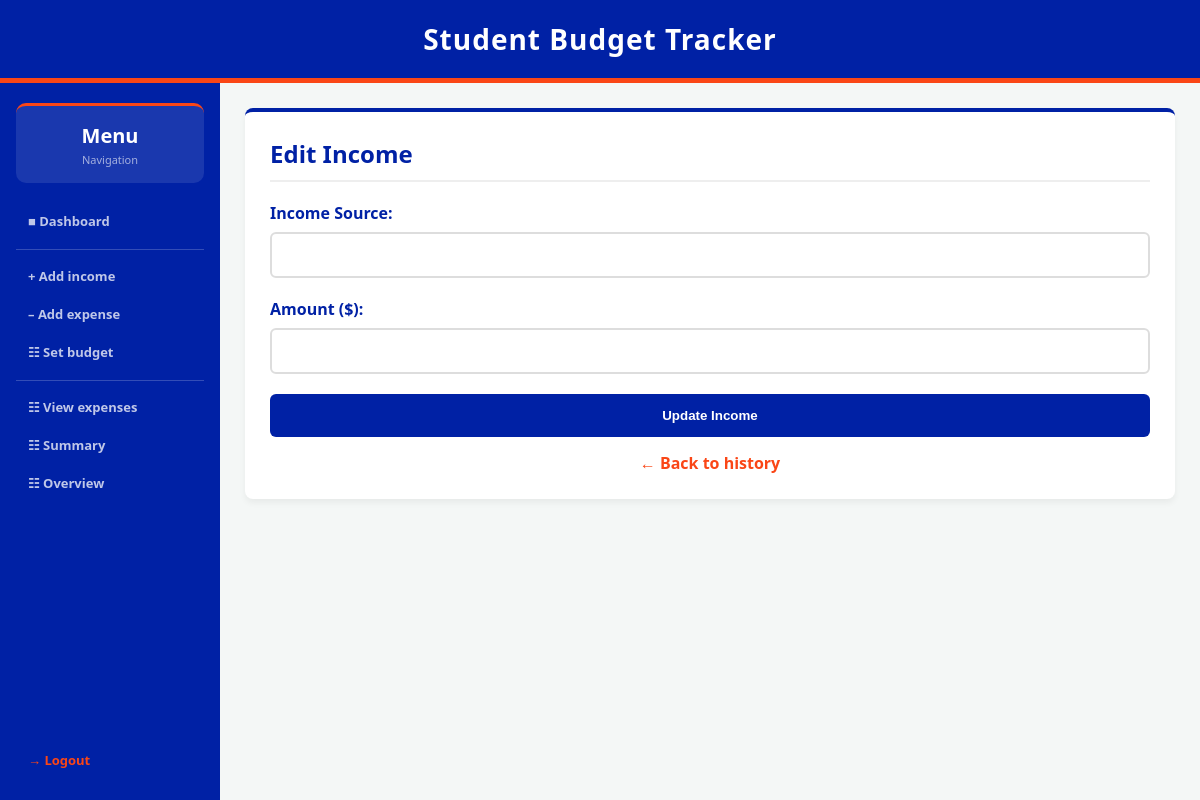
The app's page /edit_income/5 (signed in), older data.
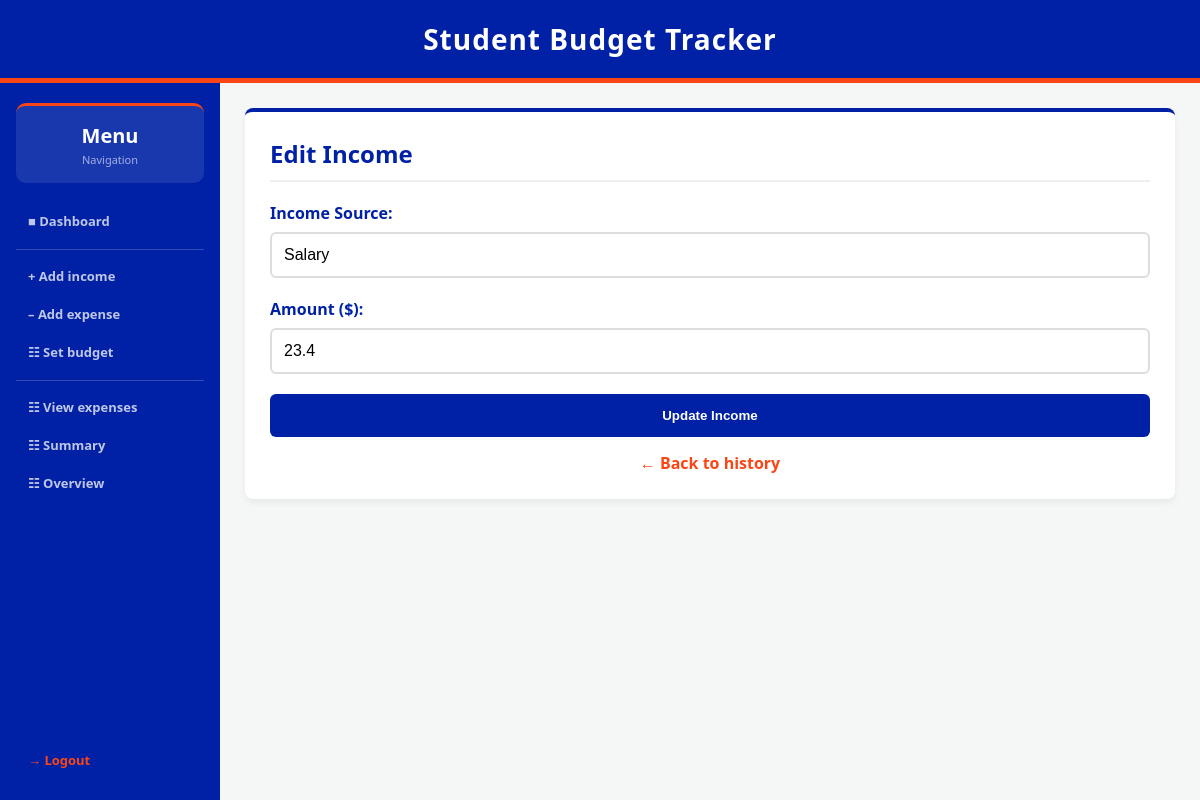
The same page, newer data.
### tables this page shows
CREATE TABLE incomes (
    income_id INTEGER PRIMARY KEY AUTOINCREMENT,
    user_id INTEGER NOT NULL,
    source TEXT NOT NULL,
    amount REAL NOT NULL,
    date TIMESTAMP DEFAULT CURRENT_TIMESTAMP,
    FOREIGN KEY (user_id) REFERENCES users (id)
);

### app.py (the view, shortened to what this page needs)
@app.route('/edit_income/<int:income_id>', methods=['GET', 'POST'])
def edit_income(income_id):
    if 'user_id' not in session:
        return redirect(url_for('login'))
    income = data_manager.get_income(income_id, session['user_id'])
    return render_template('edit_income.html', income=income)

### data_manager.py (called while the page is built)
def get_db_connection():
    return sqlite3.connect(DB_NAME)

def get_income(income_id, user_id):
    connection = get_db_connection()
    cursor = connection.cursor()
    cursor.execute("SELECT * FROM incomes WHERE income_id = ? AND user_id = ?", (income_id, user_id))
    income = cursor.fetchone()
    connection.close()
    return income

### templates/edit_income.html (shortened to what this page needs)
{% extends "layout.html" %}
{% block content %}
<div class="card">
    <h2>Edit Income</h2>
    <form method="POST">
        <label>Income Source:</label>
        <input type="text" name="source" value="{{ income[2]|capitalize }}" required>
        <label>Amount ($):</label>
        <input type="number" step="0.01" min="0.01" name="amount" value="{{ income[3] }}" required>
        <button type="submit">Update Income</button>
    </form>
    <p style="margin-top:15px;text-align:center;">
        <a href="{{ url_for('add_income') }}?history=1" class="cta-link">← Back to history</a>
    </p>
</div>
{% endblock %}

Row changes from the older to the newer data that the page shows:
added incomes: source "Salary", amount "23.4"
